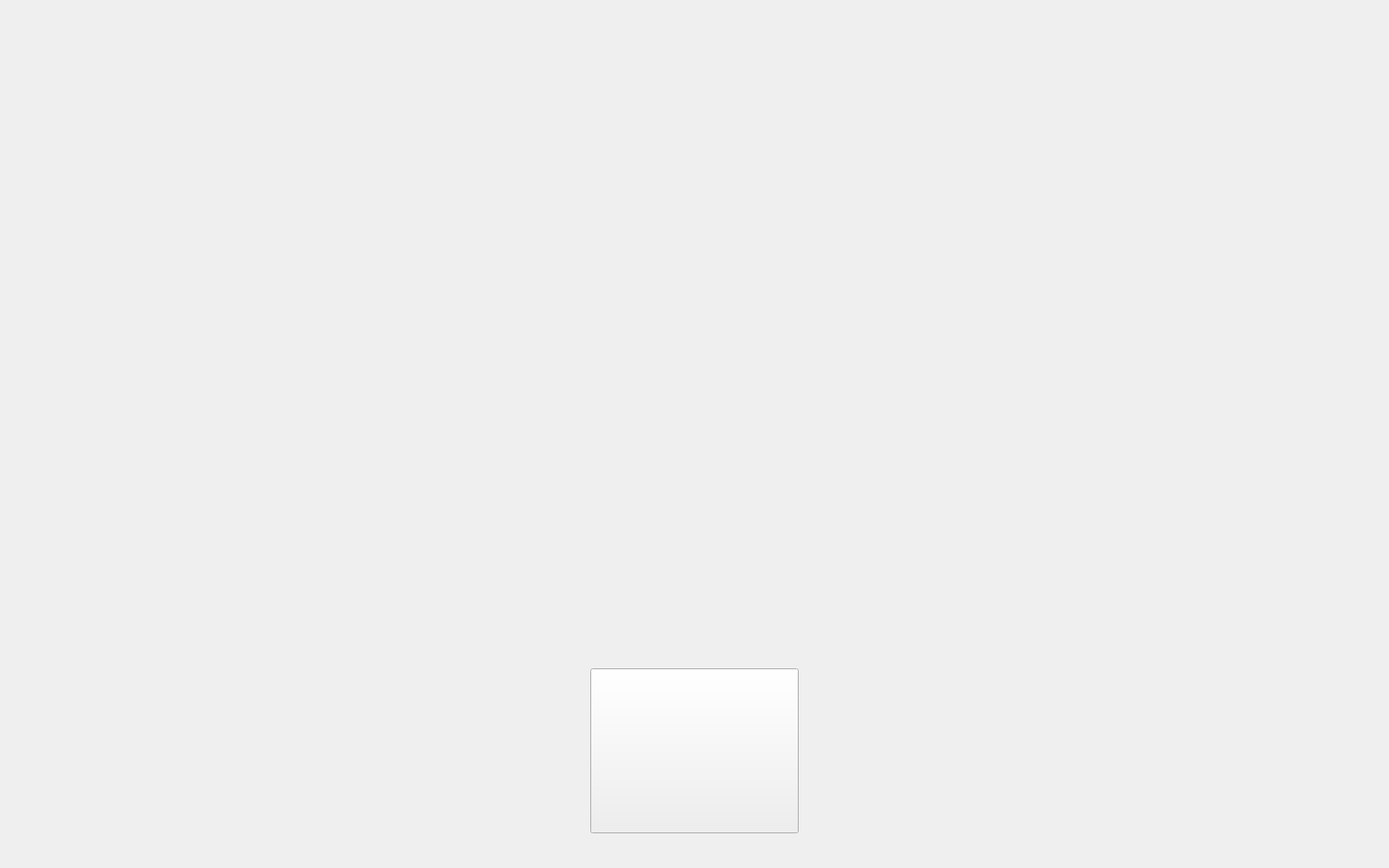
<?xml version="1.0" encoding="UTF-8"?>
<ui version="4.0">
 <class>Widget</class>
 <widget class="QWidget" name="Widget">
  <property name="geometry">
   <rect>
    <x>0</x>
    <y>0</y>
    <width>1600</width>
    <height>1000</height>
   </rect>
  </property>
  <property name="minimumSize">
   <size>
    <width>1600</width>
    <height>1000</height>
   </size>
  </property>
  <property name="maximumSize">
   <size>
    <width>1600</width>
    <height>1000</height>
   </size>
  </property>
  <property name="windowTitle">
   <string>Widget</string>
  </property>
  <property name="autoFillBackground">
   <bool>false</bool>
  </property>
  <property name="styleSheet">
   <string notr="true">background url(:/button/startbutton.png)</string>
  </property>
  <widget class="QPushButton" name="startbutton">
   <property name="geometry">
    <rect>
     <x>680</x>
     <y>770</y>
     <width>240</width>
     <height>190</height>
    </rect>
   </property>
   <property name="minimumSize">
    <size>
     <width>0</width>
     <height>0</height>
    </size>
   </property>
   <property name="styleSheet">
    <string notr="true">background-image: url(:/button/startbutton.png);</string>
   </property>
   <property name="text">
    <string/>
   </property>
   <property name="iconSize">
    <size>
     <width>12</width>
     <height>12</height>
    </size>
   </property>
   <property name="autoDefault">
    <bool>false</bool>
   </property>
  </widget>
 </widget>
 <layoutdefault spacing="6" margin="11"/>
 <resources/>
 <connections/>
</ui>
